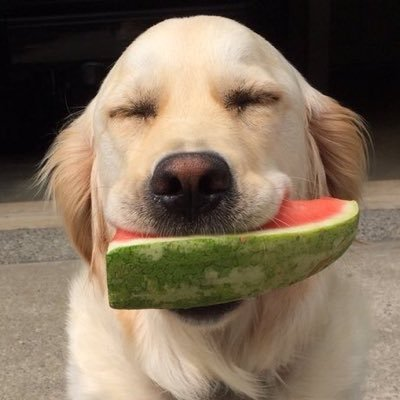
#> input picture dog.jpg, 400 x 400 px
$ jupyter execute trab1-pdi.ipynb   (shell and % lines are left out)
#> lines starting #> are read from the running program, lines starting #| are printed output that depends on the picture
[cell 1]
import cv2
import numpy as np
from scipy import stats
import matplotlib
import matplotlib.pyplot as plt
import math
import statistics

[cell 2]
img = cv2.imread('dog.jpg')
#> img is the input picture: shape (400, 400, 3); mean B, G, R 91.8, 111.2, 128.3
plt.imshow(cv2.cvtColor(img, cv2.COLOR_BGR2RGB))

# Quantização de cores: Método Uniforme

### Funções auxiliares

[cell 3]
def primes(n):
#> called with n = 48
    primfac = []
    d = 2
    while d*d <= n:
        while (n % d) == 0:
            primfac.append(d)
            n //= d
        d += 1
    if n > 1:
        primfac.append(n)
    return primfac

def primes_reduction(primes, n):
#> called with n = 3
    factor = 1
    while len(primes) > n-1:
        factor *= primes.pop(0)
    primes.append(factor)
    return primes

def min_distance(pixel, cartesian):
    min = None
    min_array = []
    for c in cartesian:
        dist = np.linalg.norm(pixel-c)
        if min == None or dist < min:
            min = dist
            min_array = c
    return min_array

[cell 4]
n = 48
primes_list = primes_reduction(primes(n), 3)
a = np.linspace(0, 255, primes_list[0], dtype=int)
b = np.linspace(0, 255, primes_list[1], dtype=int)
c = np.linspace(0, 255, primes_list[2], dtype=int)

cartesian = np.array(np.meshgrid(a, b, c)).T.reshape(-1,3)
cartesian

[cell 5]
def quant_uniforme(image, cartesian):
    newimage = image.copy()
    h = image.shape[0]
#> h = 400
    w = image.shape[1]
#> w = 400
    for y in range(h):
        for x in range(w):
            newimage[y, x] = min_distance(image[y, x], cartesian)
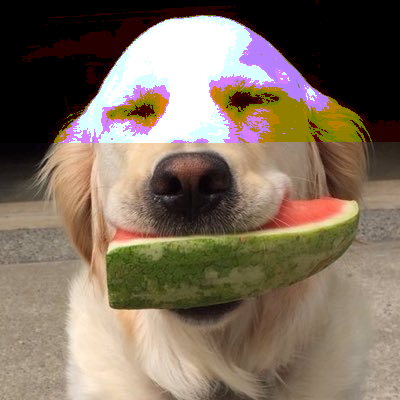
#> newimage: shape (400, 400, 3); mean B, G, R 94.9, 111.3, 127.3
    return newimage
